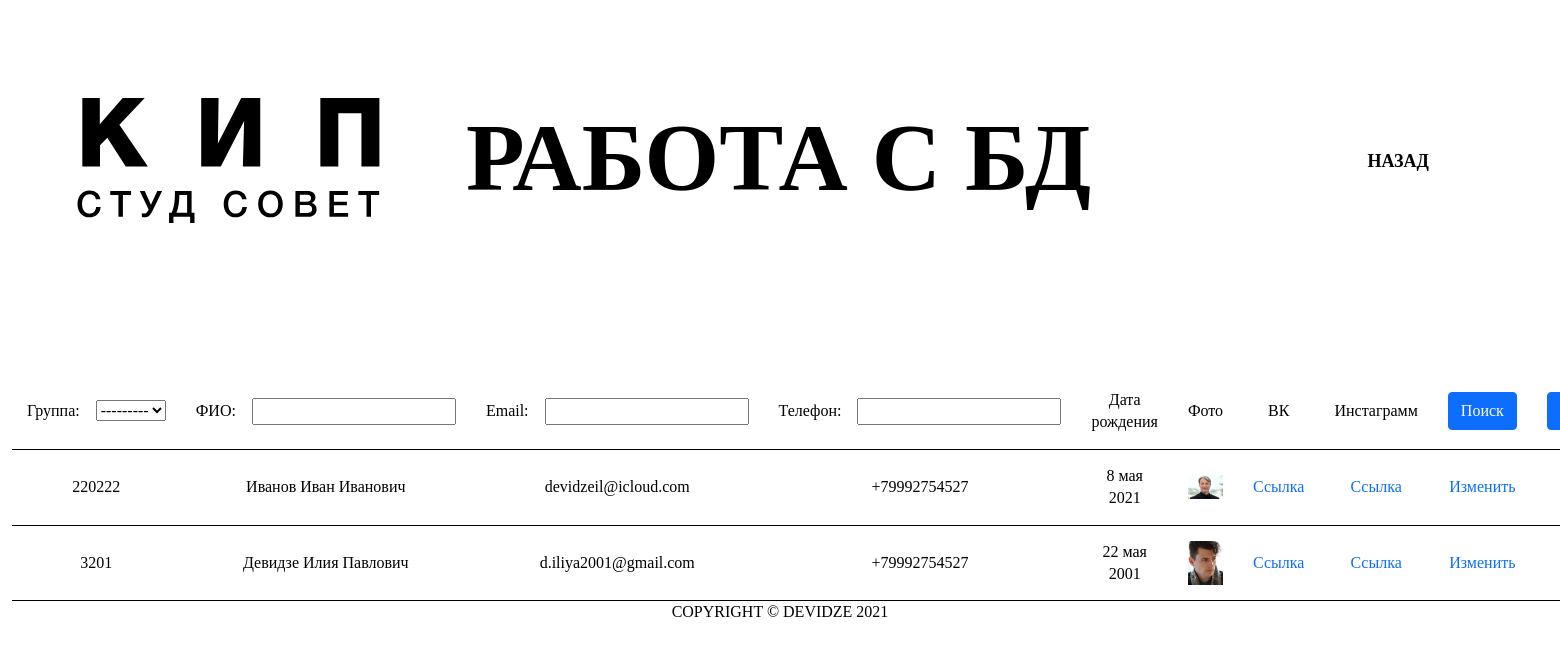
/admin_tabledb/Student/ (signed in), run on an earlier commit of the app's database.
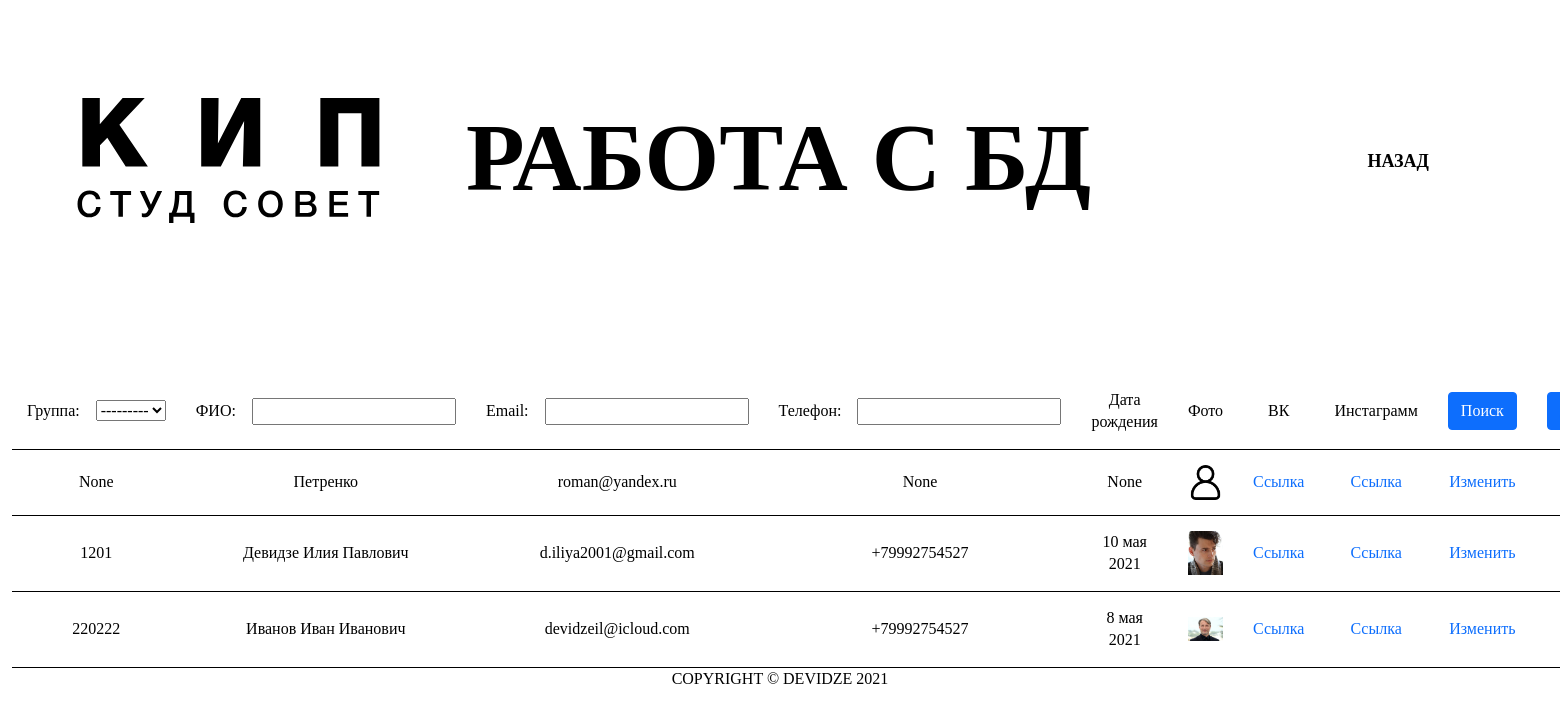
And on a later commit of the database.
### accounts/models.py (models this page shows, shortened)
class Student(models.Model):
    user        = models.OneToOneField(User, null=True, on_delete=models.CASCADE)
    group       = models.ForeignKey(Company, null=True, on_delete=models.SET_NULL)
    fio         = models.CharField(max_length=200, null=True)
    email       = models.CharField(max_length=200, null=True)
    phone       = models.CharField(max_length=200, null=True)
    birthday    = models.DateField(null=True)
    profile_pic = models.ImageField(default='avatar.png', null=True, blank=True)
    vk_url      = models.CharField(max_length=200, blank=True, null=True)
    instagram_url   = models.CharField(max_length=200, blank=True, null=True)
    date_created= models.DateTimeField(auto_now_add=True, null=True)

class Company(models.Model):
    COURCE = (
            ('1', '1'),
            ('2', '2'),
            ('3', '3'),
            ('4', '4')
    )
    сourse      = models.CharField(max_length=200, null=True, choices=COURCE)
    specialty   = models.ForeignKey(Specialty, null=True, on_delete=models.SET_NULL)
    group_number= models.CharField(max_length=200, null=True)
    def __str__(self):
        return self.group_number

### accounts/views.py (the view)
# urls.py: path('admin_tabledb/<str:pk_test>/', views.adminTableDB, name="admin_tabledb"),
def adminTableDB(request, pk_test):
    account = request.user.student
    if (pk_test == 'Student'):
        form = Student.objects.all().order_by('group')
        myFilter = StudentFilter(request.GET, queryset = form)
        form = myFilter.qs
    elif (pk_test == 'Registration'):
        form = User.objects.all()
    elif (pk_test == 'Tag'):
        form = Tag.objects.all()
        myFilter = TagFilter(request.GET, queryset = form)
        form = myFilter.qs
    elif (pk_test == 'ListDirection'):
        form = ListDirection.objects.all().order_by('date_created')
        myFilter = ListDirectionFilter(request.GET, queryset = form)
        form = myFilter.qs
    elif (pk_test == 'Event'):
        form = Event.objects.all().order_by('-date')
        myFilter = EventsFilter(request.GET, queryset = form)
        form = myFilter.qs
    elif (pk_test == 'Member'):
        form = Member.objects.all()
        myFilter = MembersFilter(request.GET, queryset = form)
        form = myFilter.qs
    elif (pk_test == 'New'):
        form = New.objects.all().order_by('date_created')
        myFilter = NewFilter(request.GET, queryset = form)
        form = myFilter.qs
    elif (pk_test == 'UserAward'):
        form = UserAward.objects.all()
        myFilter = UserAwardFilter(request.GET, queryset = form)
        form = myFilter.qs
    elif (pk_test == 'Company'):
        form = Company.objects.all()
        myFilter = CompanyFilter(request.GET, queryset = form)
        form = myFilter.qs
    elif (pk_test == 'About'):
        form = About.objects.all()
        myFilter = AboutFilter(request.GET, queryset = form)
        form = myFilter.qs
    elif (pk_test == 'DocsCollege'):
        form = DocsCollege.objects.all()
        myFilter = DocsCollegeFilter(request.GET, queryset = form)
        form = myFilter.qs
    elif (pk_test == 'DocsCouncil'):
        form = DocsCouncil.objects.all()
        myFilter = DocsCouncilFilter(request.GET, queryset = form)
        form = myFilter.qs
    context = {
        'form':form, 'pk_test':pk_test, 'myFilter':myFilter, 'account':account
    }
    return render(request, 'accounts/auth/admin_tabledb.html', context)

### accounts/templates/accounts/auth/admin_tableDB.html (shortened to what this page needs)
{% extends 'accounts/auth/main_user.html' %}
{% load static %}
{% block content %}
<div class="container-fluid header-user">
    <section class="header row">
        <nav class="navbar navbar-expand-xl navbar-light">
            <div class="container-fluid header-navs">
                <a class="navbar-brand" href="{% url 'main' %}"><img class="header-logo" src="{% static '/images/logo.svg' %}" alt="logo"></a>
                <div class="collapse navbar-collapse" id="navbarSupportedContent">
                    <h1><div class="promo-header" style="margin-left: 10vh;">Работа с БД</div></h1>
                    <ul class="navbar-nav me-auto mb-2 mb-lg-0 nav-items">
                        <li class="nav-item">
                            <a class="nav-link" href="{% url 'main_user' %}">Назад</a>
                        </li>
                    </ul>
                </div>
            </div>
        </nav>
    </section>
</div>
<table >
    {% if pk_test == 'Student'%}
    <form method="get">
        <tr>
            <th>Группа:&nbsp&nbsp&nbsp&nbsp{{myFilter.form.group}}</th>
            <th>ФИО:&nbsp&nbsp&nbsp&nbsp{{myFilter.form.fio}}</th>
            <th>Email:&nbsp&nbsp&nbsp&nbsp{{myFilter.form.email}}</th>
            <th>Телефон:&nbsp&nbsp&nbsp&nbsp{{myFilter.form.phone}}</th>
            <th>Дата рождения</th>
            <th>Фото</th>
            <th>ВК</th>
            <th>Инстаграмм</th>
            <th><button class="btn btn-primary" type="submit">Поиск</button></th>
            <th><button class="btn btn-primary"><a href="{% url 'admin_createdb' pk_test %}">Добавить</a></button></th>
        </tr>
    </form>
        {% for field in form %}
            <tr>
                <td>{{field.group}}</td>
                <td>{{field.fio}}</td>
                <td>{{field.email}}</td>
                <td>{{field.phone}}</td>
                <td>{{field.birthday}}</td>
                <td><img width="150px" height="350px" class="profile-pic img-fluid"  src="{{field.profile_pic.url}}"  onclick = 'openImageWindow(this.src);'></td>
                <td><a href="{{field.vk_url}}">Ссылка</a></td>
                <td><a href="{{field.instagram_url}}">Ссылка</a></td>
                <td><a href="{% url 'admin_editdb' pk_test field.id %}">Изменить</a></td>
                <td><a href="{% url 'admin_deletedb' pk_test field.id %}">Удалить</a></td>
            </tr>
        {% endfor %}
    {% endif %}
</table>
{% endblock content %}

### accounts/templates/accounts/auth/main_user.html (shortened to what this page needs)
{% load static %}
<!DOCTYPE html>
<html lang="en">
<head>
    <link rel="stylesheet" href="https://cdn.jsdelivr.net/npm/bootstrap@5.0.0-beta1/dist/css/bootstrap.rtl.min.css"
>
    <link rel="stylesheet" type="text/css" href="{% static './css/styles.css' %}">
    <link rel="stylesheet" type="text/css" href="{% static './css/fonts.css' %}">
    <link rel="stylesheet" type="text/css" href="{% static './css/Helvetica.css' %}">
</head>
<body>
    <div class="container-fluid">
        {% include 'accounts/blocks/hider.html'%}
        {% block content %}
        {% endblock %}
        {% include 'accounts/blocks/copyright.html'%}
    </div>
</body>
</html>

### accounts/templates/accounts/blocks/hider.html
{% load static %}
<section class="hider row">
    <div class="col-12">
    </div>
</section>

### accounts/templates/accounts/blocks/copyright.html
{% load static %}
<section class="copyright row">
    <div class="copyright-item">Copyright © Devidze 2021</div>
</section>

### static/css/styles.css (style rules this page uses)
body { min-width: 400px; }
table { width: 100%; }
th, td { padding: 15px; text-align: center; border-bottom: 1px black solid; }
@media all { .hider { height: 10vh; } }
@media all { .header { margin-bottom: 130px; } }
@media all { .header-logo { margin-left: 3.5vh; } }
@media all { .navbar-brand { margin: 0 0px; } }
@media all { .nav-item { margin-right: 75px; } }
@media all { .copyright-item { text-align: center; margin-bottom: 25px; } }
@media (max-width: 3840px) { .nav-item { margin-right: 75px; } }

What changed in the data, as far as the page shows it:
added Student: group "None", fio "Петренко", email "roman@yandex.ru", phone "None", birthday "None", profile_pic (placeholder picture)
changed Student "Девидзе Илия Павлович": group "3201" → "1201"; birthday "22 мая 2001" → "10 мая 2021"; moves up the list
